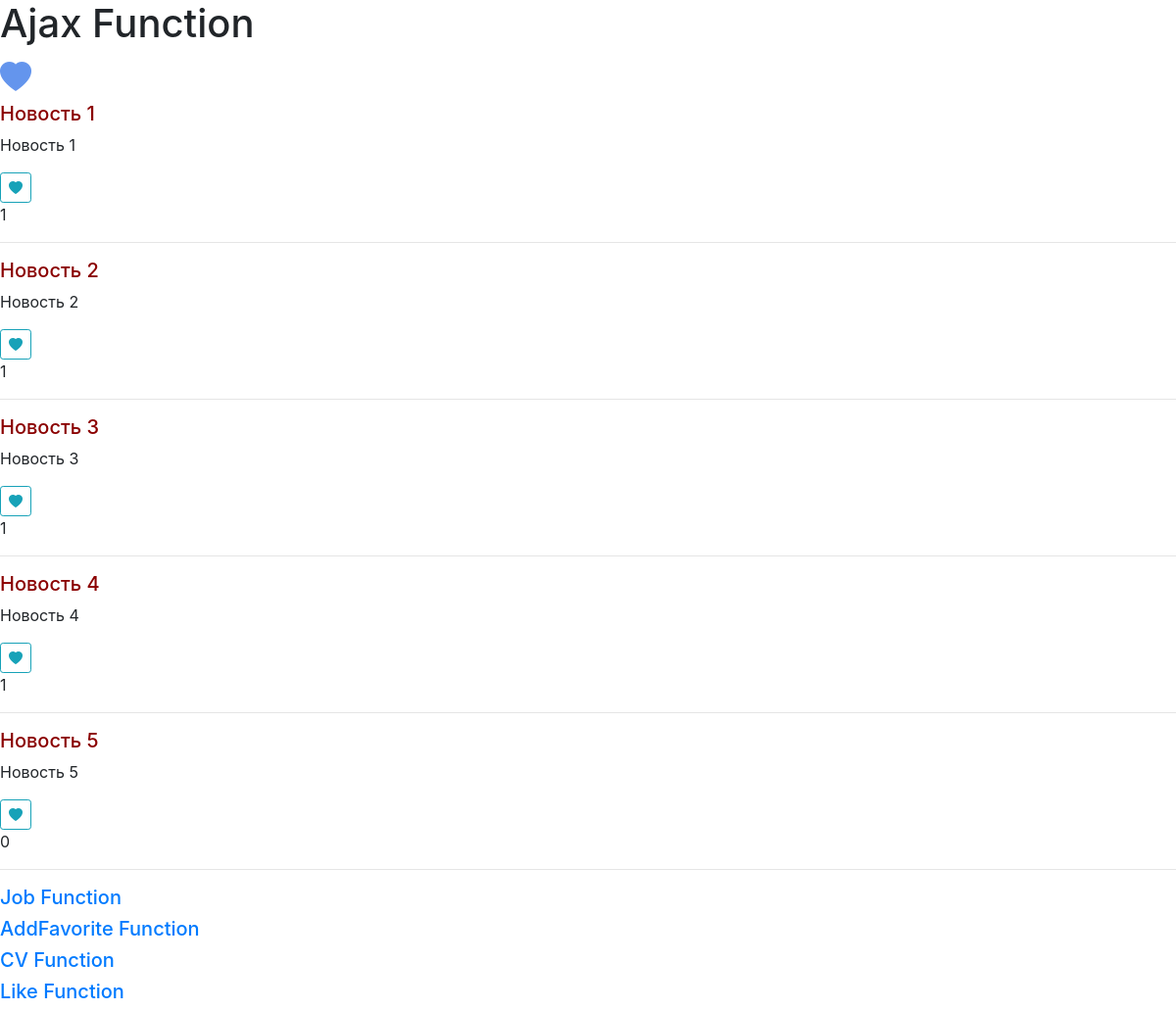
Screenshot of /ajax/ with the database file from the repository.
### ajax_app/models.py (models this page shows, shortened)
class Article(models.Model):
    title = models.CharField(max_length=200, verbose_name='Заголовок')
    body = models.TextField()
    liked = models.ManyToManyField(User, default=None, blank=True, related_name='like', verbose_name='Избранное (опция)')
    created_at = models.DateTimeField(auto_now_add=True)
    author = models.ForeignKey(User, on_delete=models.CASCADE, related_name='writer', verbose_name='Автор  ')
    class Meta:
        verbose_name = 'Статья'
        verbose_name_plural = 'Статьи'
        ordering = ['title', 'author', '-created_at']

### ajax_app/views.py (the view)
# urls.py: path('', index_view, name='index'),
def index_view(request):
    posts = Article.objects.all()
    user = request.user
    context = {
        "posts": posts,
        "user": user
    }
    return render(request, 'ajax/index.html', context)

### ajax_app/templates/ajax/index.html (shortened to what this page needs)
<!DOCTYPE html>
{% load static %}
<html lang="en">
<head>
  <link rel="stylesheet" href="https://maxcdn.bootstrapcdn.com/bootstrap/4.0.0/css/bootstrap.min.css">
  <link rel="stylesheet" href="https://cdn.jsdelivr.net/npm/bootstrap-icons@1.4.1/font/bootstrap-icons.css">
</head>
<body>
  <h1>Ajax Function</h1>
  <i class="bi bi-heart-fill" style="font-size: 2rem; color: cornflowerblue;"></i>
  <div class="favorite_list">
    {% include 'ajax/includes/inc_favorits2.html' %}
  </div>
<a href="{% url 'job_app:index' %}"><h5>Job Function</h5></a>
<a href="{% url 'mainapp:index' %}"><h5>AddFavorite Function</h5></a>
<a href="{% url 'cv_app:index' %}"><h5>CV Function</h5></a>
<a href="{% url 'like_app:index' %}"><h5>Like Function</h5></a>
   <link rel="stylesheet" href="https://cdn.jsdelivr.net/npm/bootstrap@4.5.3/dist/css/bootstrap.min.css">
</body>
</html>

### ajax_app/templates/ajax/includes/inc_favorits2.html (shortened to what this page needs)
<div class="like_list">
  {% for post in posts %}
    <h5 style="color: darkred">{{ post.title }}</h5>
    <p>{{ post.body }}</p>
    <form action="{% url 'ajax_app:like-post' %}" method="POST" class="like-form"  id="{{ post.id }}">
      <button type="submit" class="btn btn-sm btn-outline-info like-btn{{ post.id }}">
        <i class="bi bi-heart-fill"></i>
      </button>
      <div class="like-count{{ post.id }}">{{ post.liked.all.count }}</div>
    </form>
    <hr>
  {% endfor %}
</div>

### rows the page displays
Article: title "Новость 1", body "Новость 1", liked.all.count "1"
Article: title "Новость 2", body "Новость 2", liked.all.count "1"
Article: title "Новость 3", body "Новость 3", liked.all.count "1"
Article: title "Новость 4", body "Новость 4", liked.all.count "1"
Article: title "Новость 5", body "Новость 5", liked.all.count "0"
